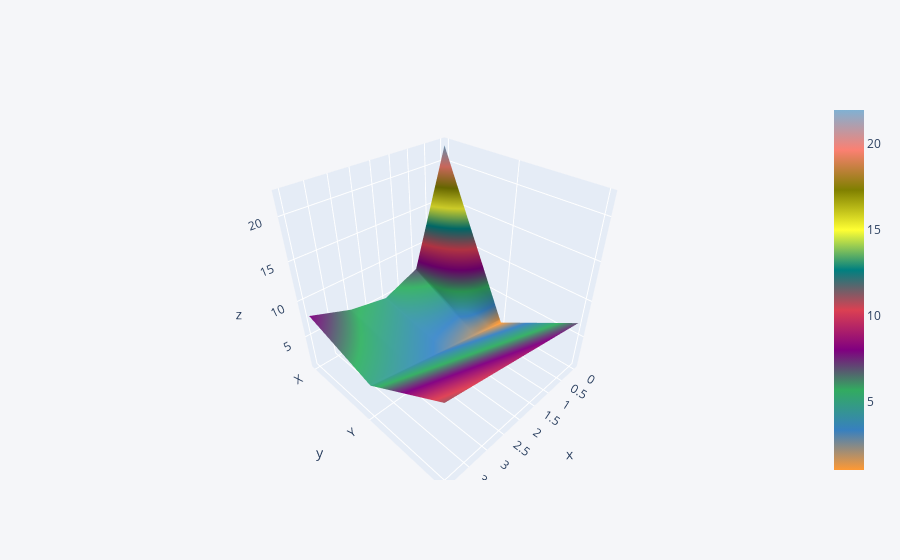

Notebook code for this chart:
### Code cell
df2.iplot(kind='surface')

### Figure 1 — Plotly figure (JSON) as saved in the notebook; plotly's stock layout.template omitted (floating-point values rounded to 4 significant figures)
{"data": [{"colorscale": [[0, "rgb(255, 153, 51)"], [0.1111, "rgb(55, 128, 191)"], [0.2222, "rgb(50, 171, 96)"], [0.3333, "rgb(128, 0, 128)"], [0.4444, "rgb(219, 64, 82)"], [0.5556, "rgb(0, 128, 128)"], [0.6667, "rgb(255, 255, 51)"], [0.7778, "rgb(128, 128, 0)"], [0.8889, "rgb(251, 128, 114)"], [1, "rgb(128, 177, 211)"]], "type": "surface", "x": [0, 1, 2, 3, 4], "y": ["X", "Y", "Z"], "z": [[22, 7, 5, 6, 8], [1, 2, 3, 4, 5], [7, 8, 9, 10, 11]]}], "layout": {"legend": {"bgcolor": "#F5F6F9", "font": {"color": "#4D5663"}}, "paper_bgcolor": "#F5F6F9", "plot_bgcolor": "#F5F6F9", "title": {"font": {"color": "#4D5663"}}, "xaxis": {"gridcolor": "#E1E5ED", "showgrid": true, "tickfont": {"color": "#4D5663"}, "title": {"font": {"color": "#4D5663"}, "text": ""}, "zerolinecolor": "#E1E5ED"}, "yaxis": {"gridcolor": "#E1E5ED", "showgrid": true, "tickfont": {"color": "#4D5663"}, "title": {"font": {"color": "#4D5663"}, "text": ""}, "zerolinecolor": "#E1E5ED"}}}
